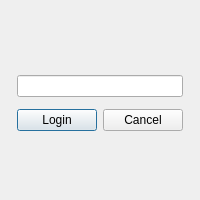
<?xml version="1.0" encoding="UTF-8"?>
<ui version="4.0">
 <class>AdminLogin</class>
 <widget class="QDialog" name="AdminLogin">
  <property name="geometry">
   <rect>
    <x>0</x>
    <y>0</y>
    <width>200</width>
    <height>200</height>
   </rect>
  </property>
  <property name="minimumSize">
   <size>
    <width>200</width>
    <height>200</height>
   </size>
  </property>
  <property name="maximumSize">
   <size>
    <width>200</width>
    <height>200</height>
   </size>
  </property>
  <property name="windowTitle">
   <string>Maintenance Login</string>
  </property>
  <layout class="QGridLayout" name="gridLayout_2">
   <item row="0" column="0">
    <layout class="QGridLayout" name="gridLayout">
     <item row="1" column="1" colspan="2">
      <widget class="QLineEdit" name="PasswordLineEdit">
       <property name="focusPolicy">
        <enum>Qt::StrongFocus</enum>
       </property>
       <property name="whatsThis">
        <string/>
       </property>
       <property name="maxLength">
        <number>5</number>
       </property>
       <property name="echoMode">
        <enum>QLineEdit::Password</enum>
       </property>
       <property name="placeholderText">
        <string/>
       </property>
      </widget>
     </item>
     <item row="3" column="2">
      <widget class="QPushButton" name="CancelButton">
       <property name="focusPolicy">
        <enum>Qt::NoFocus</enum>
       </property>
       <property name="text">
        <string>Cancel</string>
       </property>
      </widget>
     </item>
     <item row="3" column="1">
      <widget class="QPushButton" name="LoginButton">
       <property name="focusPolicy">
        <enum>Qt::StrongFocus</enum>
       </property>
       <property name="text">
        <string>Login</string>
       </property>
      </widget>
     </item>
     <item row="4" column="1" colspan="2">
      <spacer name="verticalSpacer_2">
       <property name="orientation">
        <enum>Qt::Vertical</enum>
       </property>
       <property name="sizeHint" stdset="0">
        <size>
         <width>20</width>
         <height>40</height>
        </size>
       </property>
      </spacer>
     </item>
     <item row="0" column="0" rowspan="5">
      <spacer name="horizontalSpacer">
       <property name="orientation">
        <enum>Qt::Horizontal</enum>
       </property>
       <property name="sizeHint" stdset="0">
        <size>
         <width>40</width>
         <height>20</height>
        </size>
       </property>
      </spacer>
     </item>
     <item row="0" column="1" colspan="2">
      <spacer name="verticalSpacer">
       <property name="orientation">
        <enum>Qt::Vertical</enum>
       </property>
       <property name="sizeHint" stdset="0">
        <size>
         <width>20</width>
         <height>40</height>
        </size>
       </property>
      </spacer>
     </item>
     <item row="0" column="3" rowspan="5">
      <spacer name="horizontalSpacer_2">
       <property name="orientation">
        <enum>Qt::Horizontal</enum>
       </property>
       <property name="sizeHint" stdset="0">
        <size>
         <width>40</width>
         <height>20</height>
        </size>
       </property>
      </spacer>
     </item>
    </layout>
   </item>
  </layout>
 </widget>
 <resources/>
 <connections/>
</ui>
